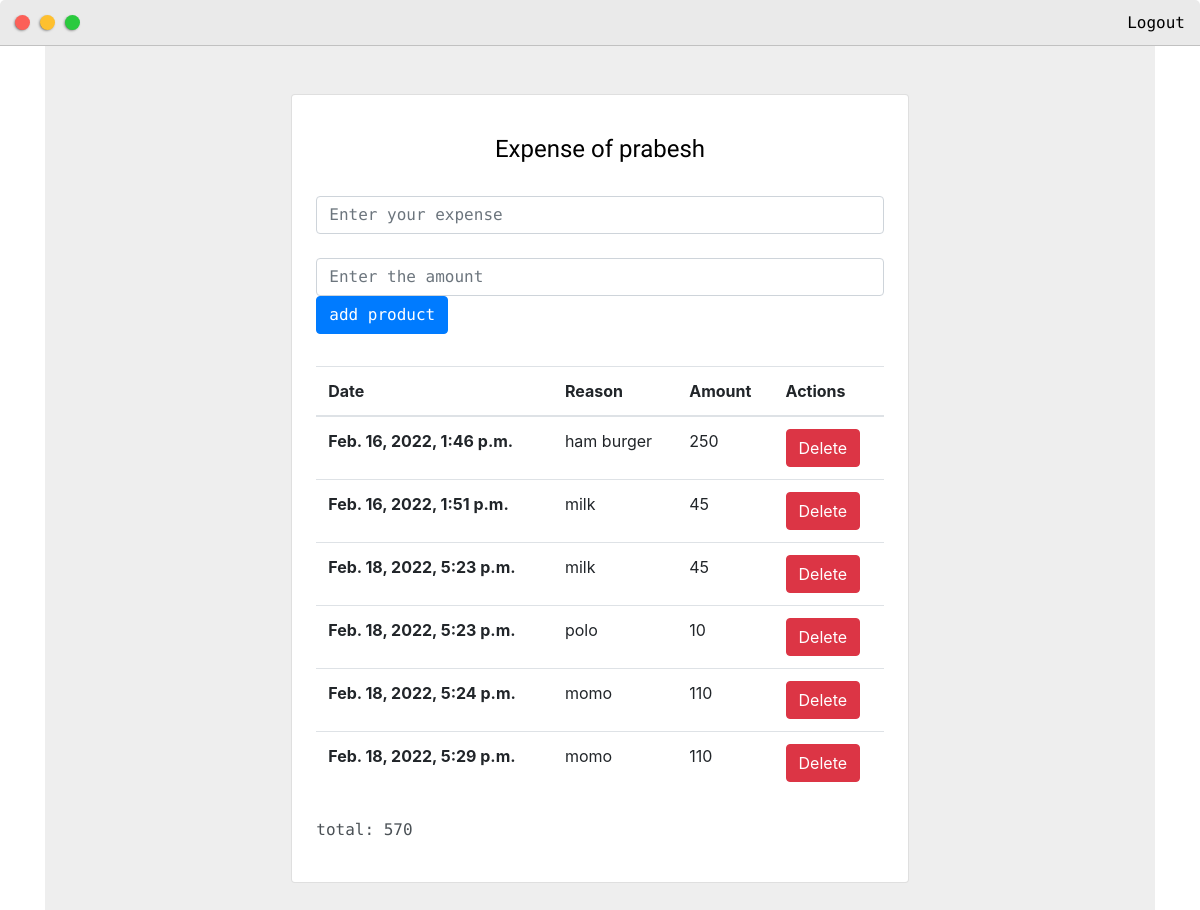
Page /expense/ (signed in) on the committed database.
### expense/models.py (models this page shows, shortened)
class expenses(models.Model):
    reason = models.CharField(max_length=30)
    date = models.DateTimeField(auto_now=True)
    amount = models.IntegerField()
    user = models.ForeignKey(User, on_delete=models.CASCADE, default=1)

### expense/views.py (the view)
# urls.py: path('', views.exp , name="expense"),
@login_required
def exp(request):
    expense = expenses()
    data = expenses.objects.filter(user=request.user)
    total = 0
    for amount in data:
        total += amount.amount
    if request.POST.get('reason'):
        expense.reason = request.POST.get('reason')
        expense.amount = request.POST.get('amount')
        expense.user = request.user
        expense.save()
        return redirect('expense')
    return render(request, 'expense/expense.html', {'data': data,'total': total})

### expense/templates/expense/expense.html (shortened to what this page needs)
{% extends 'base/base.html' %}
{%block content%}
<section class="vh-100" style="background-color: #eee;">
    <div class="container py-5 h-100">
      <div class="row d-flex justify-content-center align-items-center h-100">
        <div class="col col-lg-9 col-xl-7">
          <div class="card rounded-3">
            <div class="card-body p-4">
              <h4 class="text-center my-3 pb-3">Expense of {{request.user.username}}</h4>
              <form class="row row-cols-lg-auto g-3 justify-content-center align-items-center mb-4 pb-2" method="POST" action="{% url 'expense' %}">
                <div class="col-12">
                  <div class="form-outline">
                    <input type="text"  name="reason" class="form-control" placeholder="Enter your expense"/>
                    <Br>
                    <input type="text" name="amount" class="form-control" placeholder="Enter the amount"/>
                  </div>
                </div>
                <div class="col-12">
                  <input class="btn btn-primary"  type="submit" value="add product"/>
                </div>
              </form>
              <table class="table mb-4">
                <thead>
                  <tr>
                    <th scope="col">Date</th>
                    <th scope="col">Reason</th>
                    <th scope="col">Amount</th>
                    <th scope="col">Actions</th>
                  </tr>
                </thead>
                <tbody>
                  {% for datas in data %}
                  <tr>
                    <th scope="row">{{datas.date}}</th>
                    <td>{{datas.reason}}</td>
                    <td>{{datas.amount}}</td>
                    <td>
                      <form method="POST" action="{% url 'delete' datas.id %}">
                      <button type="submit"  class="btn btn-danger" name="delete">Delete</button>
                    </form>
                    </td>
                  </tr>
                  {% endfor %}
                </tbody>
              </table>
              <p>total: {{total}}</p>
            </div>
          </div>
        </div>
      </div>
    </div>
  </section>
{% endblock %}

### base/static/base/styles/default.css (style rules this page uses)
:root { --mainColor:#eaeaea; --secondaryColor:#fff; --borderColor:#c1c1c1; --mainText:black; --secondaryText:#4b5156; --themeDotBorder:#24292e; --previewBg:rgb(251, 249, 243, 0.8); --previewShadow:#f0ead6; --buttonColor:black; }
html, body { padding: 0; margin: 0; scroll-behavior: smooth; }
body * { transition: 0.3s; }
h1, h2, h3, h4, h5, h6, strong { color: var(--mainText); font-family: 'Russo One', sans-serif; font-weight: 500; }
p, li, span, label, input, textarea { color: var(--secondaryText); font-family: 'Roboto Mono', monospace; }
h4 { font-size: 24px; }

### rows in the picture
expenses: date "Feb. 16, 2022, 1:46 p.m.", reason "ham burger", amount "250"
expenses: date "Feb. 16, 2022, 1:51 p.m.", reason "milk", amount "45"
expenses: date "Feb. 18, 2022, 5:23 p.m.", reason "milk", amount "45"
expenses: date "Feb. 18, 2022, 5:23 p.m.", reason "polo", amount "10"
expenses: date "Feb. 18, 2022, 5:24 p.m.", reason "momo", amount "110"
expenses: date "Feb. 18, 2022, 5:29 p.m.", reason "momo", amount "110"

### other values in the picture
{{ request.user.username }} "prabesh"
{{ total }} "570"
